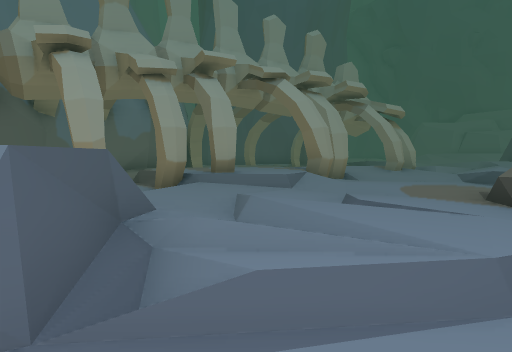
view 1 (above)

20 first-person views from a walk through a scene from a Unity 3-D project. The camera is 1.5 m above the floor, tilts 4° down and sees 80° across. The floor is counted in squares, 2 m on a side. Each view is taken from the middle of a square. On the plan, view 1 faces up. The plan holds only what a view shows up to about 10 squares ahead; the rest is blank. The place goes on beyond the plan. Some surface patterns are stand-ins.

view 2
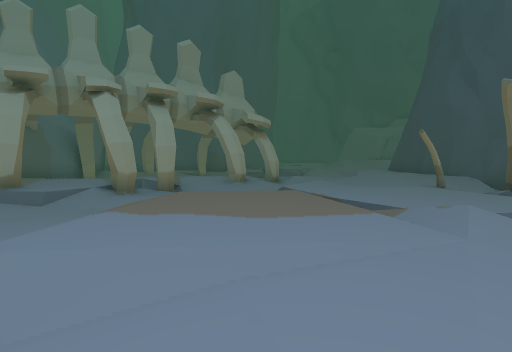

view 3
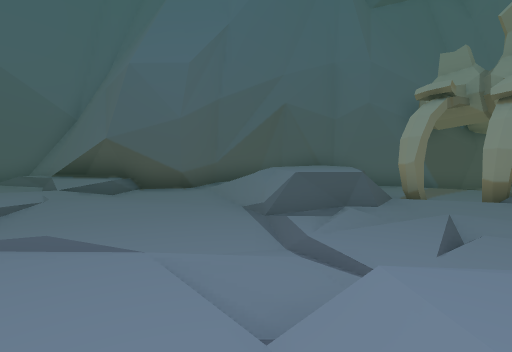

view 4
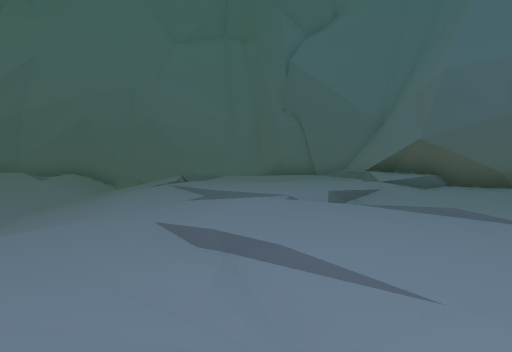

view 5
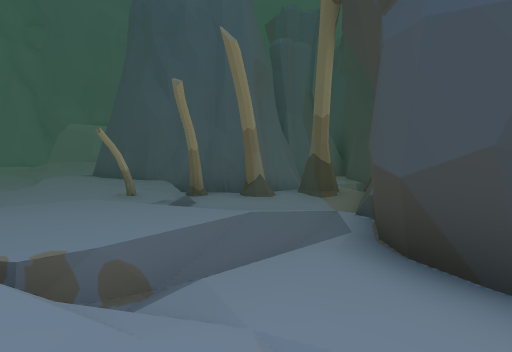

view 6
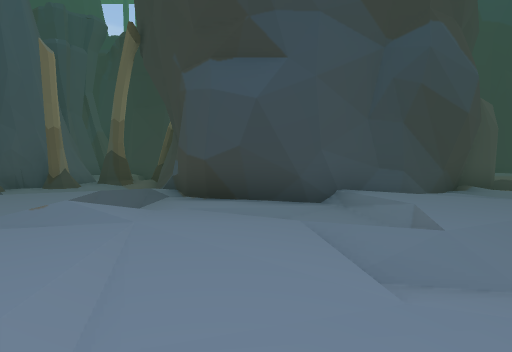

view 7
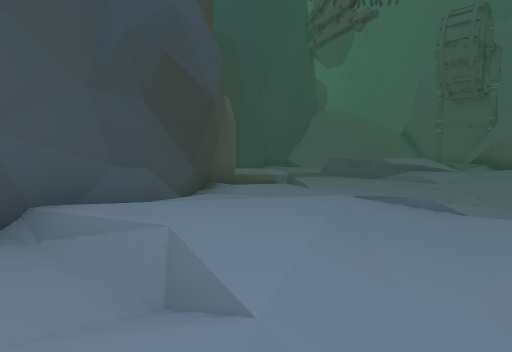

view 8
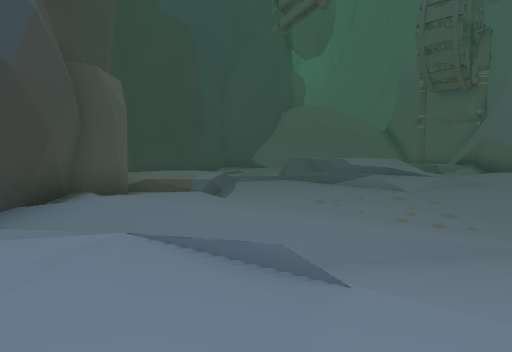

view 9
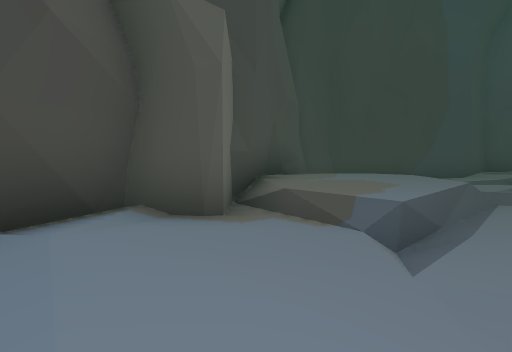

view 10
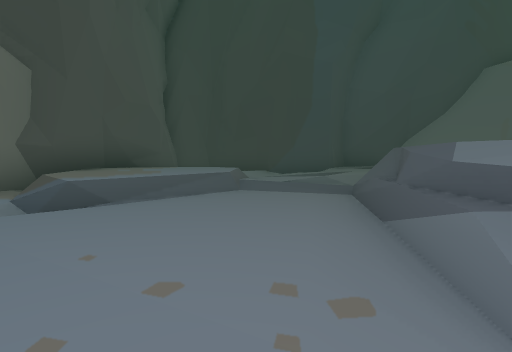

view 11
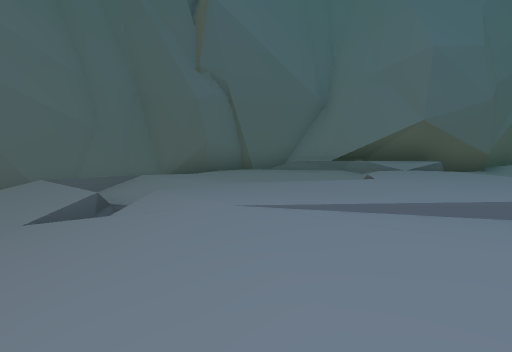

view 12
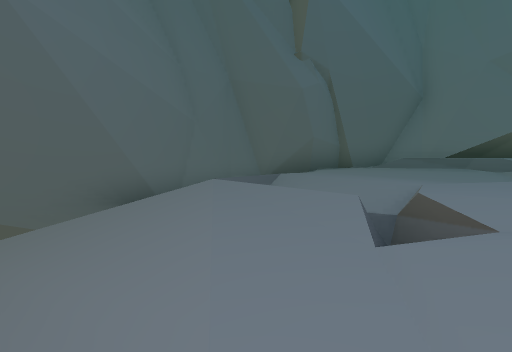

view 13
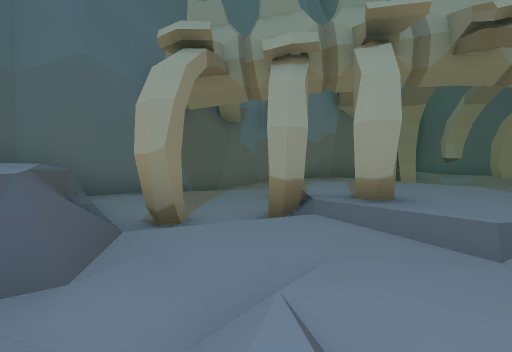

view 14
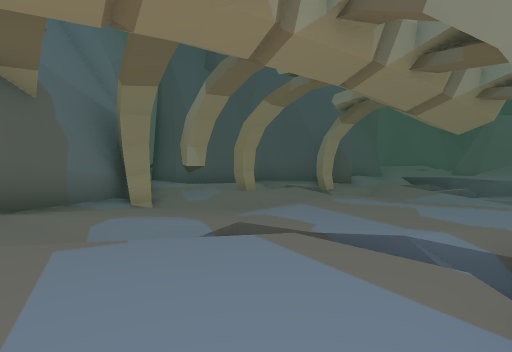

view 15
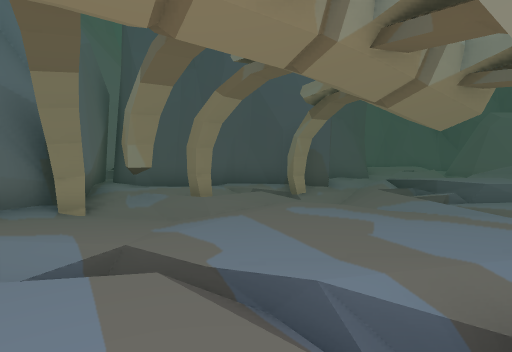

view 16
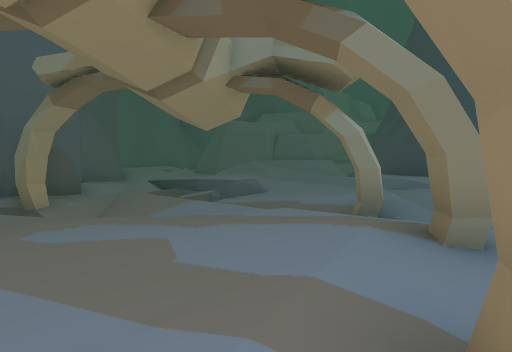

view 17
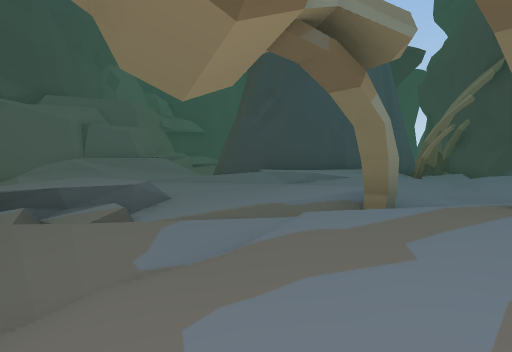

view 18
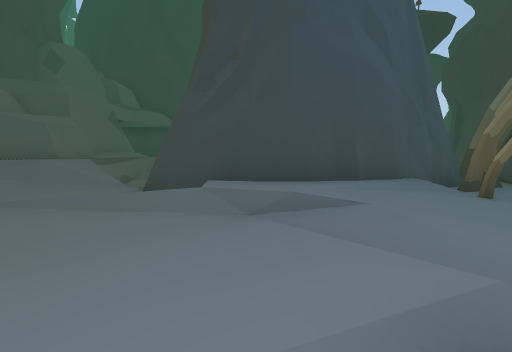

view 19
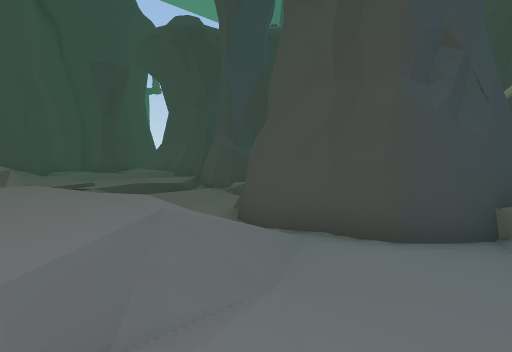

view 20
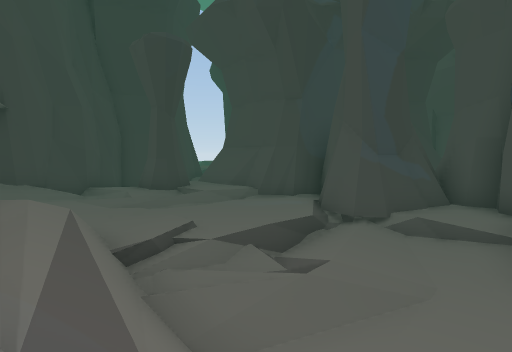

### Floor plan
Key: @ floor where view 1 was taken; # wall or solid block; . main floor; : floor 0.25 m higher than the main floor; - floor 0.25 m lower than the main floor; + floor 0.5 m higher than the main floor; _ floor 0.5 m lower than the main floor; * floor 0.75 m higher than the main floor; < floor 0.75 m lower than the main floor; ( floor 1 m lower than the main floor; % floor 1.25 m higher than the main floor; / step, stairs or slope; = window, fence, low wall or low ledge; R rock.
Columns run from 7 left of view 1 to 26 right of it. Each row starts with its distance up from view 1.
 19            :-  .:/   ##
 18    ####### ./:+:://%%%/
 17    #....:##-/+++:+/%%///===/  */##
 16    #.:://--/#/+/::+///--///++/++/#
 15    ##//#.-/////.:.::.---//+++:+:/#
 14    ##_//.//.---.:/####/-:/+++/+++
 13    #----:.......//#    -.-+++//R#
 12    #....::::::::/*#    //#/+:/* R
 11  ###::::::++#///**#    ::##:/#
 10  #...-///++#:.::++#    #######
  9  #-./++++#/.:/::::##
  8  #--=++++#---+:::###
  7  #---##++....++++:.###
  6 ##----./....-/+++:.//#
  5 #/--#-.....//=+++:.--#
  4 #/////-/-./***#///:.##
  3   %%%%.-../***////:##
  2    %%%=.../****+:###
  1    ////--/.++**::#
  0   #//--@-/+++:+::#
 -1   ##..---=+++://+##
 -2    #..---/++::+++/#
 -3    #/..--/++:::+:/##
 -4   ##/:::::/+:::///:##
 -5  ###.:::::.::// _.:.###
 -6  #/..-/:::::.-_/-...//###
 -7  #/..--::::.-_<_---#++++###
 -8  #.....::::._<<__--#++++ /#
 -9  ##..../:..-<<<_----/+++  #
-10   #  :./#/__<<__-----....#
-11   #/ .//.-_/<_--//=--....#
-12   ##   ///( //.///%/////.##
-13     ## ///   :::/      ..:#
-14      ##       +:+        ##

Positions as (right, up) in squares from view 1, and headings:
1: (0, 0), facing up
2: (5, 0), facing up
3: (5, 1), facing left
4: (7, 0), facing down-left
5: (7, 1), facing up-right
6: (4, 1), facing right
7: (6, 0), facing down-right
8: (6, -3), facing down-right
9: (9, -6), facing right
10: (8, -10), facing right
11: (5, -8), facing left
12: (4, -11), facing left
13: (1, 3), facing up-left
14: (0, 7), facing up
15: (1, 8), facing up
16: (1, 9), facing up-right
17: (1, 13), facing right
18: (5, 12), facing right
19: (10, 18), facing down-right
20: (15, 18), facing down-right
